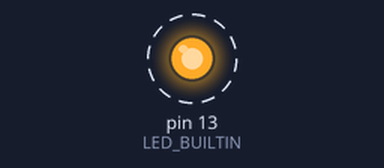
This sketch was run on a simulated Arduino Uno, built with avr-gcc and run on an emulated ATmega328P. Shown: output pins drawn as LEDs (lit = HIGH). Dashed ring = blinking. What the sketch prints to the serial monitor is not drawn.

Above: at 0.5 s.
Timing chart, 0 to 4.6 s (numbered marks = the images above):
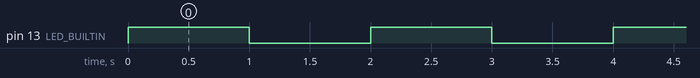

Measured:
- by itself, pin 13 (LED_BUILTIN): alternates HIGH for 1.0 s and LOW for 1.0 s

The sketch:

cli_test.ino
```cpp
/**
 * Simple test sketch for new boards.
 */
void setup() {
  // initialize digital pin LED_BUILTIN as an output.
  pinMode(LED_BUILTIN, OUTPUT);
  Serial.begin(115200);

  while (!Serial) {
    ; // wait for serial port to connect. Needed for native USB port only
  }

  Serial.println("Starting...");
  Serial.println();
}

void loop() {
  digitalWrite(LED_BUILTIN, HIGH);   // turn the LED on (HIGH is the voltage level)
  Serial.println("LED HIGH");
  delay(1000);                       // wait for a second
  digitalWrite(LED_BUILTIN, LOW);    // turn the LED off by making the voltage LOW
  Serial.println("LED LOW");
  delay(1000);                       // wait for a second
}
```
